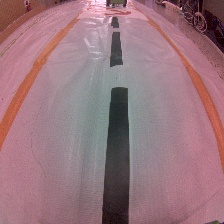
#> input picture snapshots/12.jpg, 224 x 224 px
$ python test.py
#> lines starting #> are read from the running program, lines starting #| are printed output that depends on the picture; after the words box and inside, x2 and y2 are one past the last pixel; in counts of white or black regions, pixels touching at a corner belong together
import cv2 as cv
import numpy as np

width, height = 224, 224

src = "snapshots/12.jpg"
img_color = cv.imread(src)
#> img_color is the input picture: shape (224, 224, 3); mean B, G, R 125.6, 117.6, 153.3

img_gray = cv.cvtColor(img_color, cv.COLOR_BGR2GRAY)
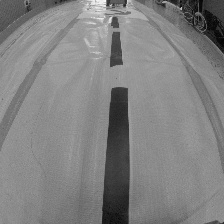
#> img_gray: shape (224, 224); min 4, max 250, mean 129.2
img_blur = cv.GaussianBlur(img_gray, (7, 7), 2)
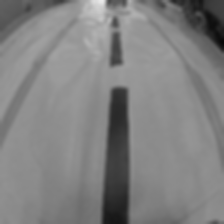
#> img_blur: shape (224, 224); min 8, max 234, mean 129.2
# ret, img_thresh = cv.threshold(img_blur, 127, 255, cv.THRESH_TOZERO_INV)
img_thresh = cv.adaptiveThreshold(img_blur, 255, cv.ADAPTIVE_THRESH_MEAN_C, cv.THRESH_BINARY, 11, 4)
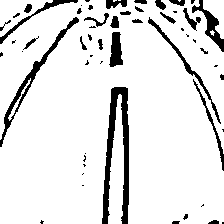
#> img_thresh: shape (224, 224); 89.1% white; 56 black regions (29 under 20 px), largest, box (x1, y1, x2, y2) and area: (102, 87, 129, 224) 1608, (0, 17, 79, 147) 802, (192, 0, 224, 52) 435
img_canny = cv.Canny(img_thresh, 50, 50)
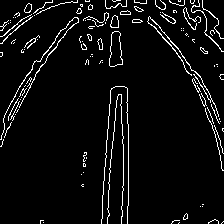
#> img_canny: shape (224, 224); 5.3% white in thin lines or dots


contours, _ = cv.findContours(img_canny, cv.RETR_EXTERNAL, cv.CHAIN_APPROX_NONE)
#> contours = 112 contours, 103 with area under 20; largest, box (x1, y1, x2, y2) and area: (109, 31, 123, 67) 338, (110, 15, 119, 28) 74, (147, 16, 219, 117) 64, (0, 17, 79, 140) 51, (24, 3, 32, 13) 47
i = 0
for contour in contours:
    area = cv.contourArea(contour)
    epsilon = 0.02 * cv.arcLength(contour, True)
    approx = cv.approxPolyDP(contour, epsilon, True)

    if area > 50 and len(approx) == 4:
        cv.drawContours(img_color, [contour], 0, (255, 0, 0), 2)

        # moments
        M = cv.moments(contour)
        cx = int(M['m10']/M['m00'])
        cy = int(M['m01']/M['m00'])
        cv.circle(img_color, (cx, cy), 5, (0, 0, 255), -1)
#> this loop made 112 passes
#> (area, epsilon, cx, cy) on pass 65: (337.5, 1.84, 115, 49)
#> (area, epsilon) on pass 59: (34, 0.57)
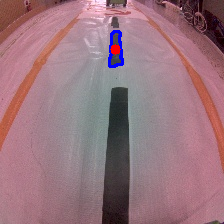
#> img_color: shape (224, 224, 3); 0.7% of pixels changed, all inside (x1, y1, x2, y2) = (108, 30, 124, 68)

cv.imshow("color", img_color)
cv.imshow("binary", img_canny)

cv.waitKey(0)

$ run again, with snapshots/1.jpg copied over snapshots/12.jpg
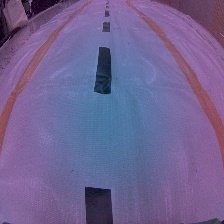
#> input picture snapshots/1.jpg, 224 x 224 px
#> img_color is the input picture: shape (224, 224, 3); mean B, G, R 145.5, 98.8, 112.2
#> `img_thresh = cv.adaptiveThreshold(img_blur, 255, cv.ADAPTIVE_THRESH_ME..`:
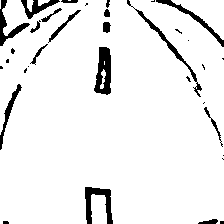
#> img_thresh: shape (224, 224); 93.1% white; 34 black regions (17 under 20 px), largest, box (x1, y1, x2, y2) and area: (94, 47, 111, 95) 558, (85, 187, 113, 224) 481, (127, 0, 202, 97) 414
#> img_canny: shape (224, 224); 3.3% white in thin lines or dots
#> contours = 74 contours, 68 with area under 20; largest, box (x1, y1, x2, y2) and area: (93, 46, 111, 95) 616, (102, 21, 111, 33) 71, (135, 10, 197, 82) 56, (30, 20, 41, 33) 49, (103, 9, 110, 17) 34, (155, 0, 224, 47) 28
#> the loop `for contour in contours:` made 74 passes
#> (area, epsilon, approx, cx, cy) on pass 38: (616.5, 2.46, [[100, 46], [93, 89], [108, 94], [109, 48]], 103, 71)
#> after the loop `for contour in contours:`:
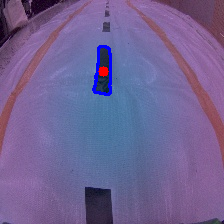
#> img_color: shape (224, 224, 3); 0.92% of pixels changed, all inside (x1, y1, x2, y2) = (92, 45, 112, 96)

$ run again, with snapshots/10.jpg copied over snapshots/12.jpg
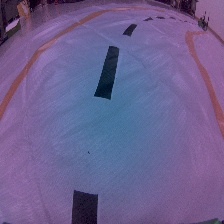
#> input picture snapshots/10.jpg, 224 x 224 px
#> img_color is the input picture: shape (224, 224, 3); mean B, G, R 142.6, 96, 108.5
#> `img_thresh = cv.adaptiveThreshold(img_blur, 255, cv.ADAPTIVE_THRESH_ME..`:
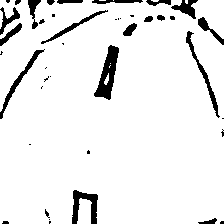
#> img_thresh: shape (224, 224); 92.6% white; 42 black regions (22 under 20 px), largest, box (x1, y1, x2, y2) and area: (94, 45, 119, 100) 643, (72, 190, 98, 224) 442, (186, 31, 220, 118) 359
#> `img_canny = cv.Canny(img_thresh, 50, 50)`:
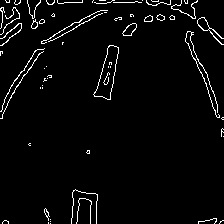
#> img_canny: shape (224, 224); 3.4% white in thin lines or dots
#> contours = 59 contours, 51 with area under 20; largest, box (x1, y1, x2, y2) and area: (93, 45, 119, 100) 669, (197, 17, 224, 45) 124, (122, 23, 137, 36) 102, (144, 15, 153, 22) 38, (31, 19, 38, 29) 34, (156, 14, 165, 21) 32, (44, 208, 50, 221) 20, (0, 23, 22, 46) 20
#> the loop `for contour in contours:` made 59 passes
#> (area, epsilon) on passes 8, 27, 30, 31, 33, 34, 37, 38: (20, 0.619), (669, 2.81), (102.5, 0.864), (20, 2.46), (34, 0.546), (124, 2.41), (37.5, 0.501), (32.5, 0.478)

$ run again, with snapshots/11.jpg copied over snapshots/12.jpg
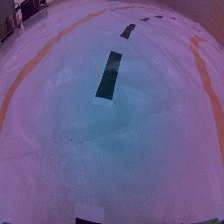
#> input picture snapshots/11.jpg, 224 x 224 px
#> img_color is the input picture: shape (224, 224, 3); mean B, G, R 140.8, 95.7, 107.8
#> `img_thresh = cv.adaptiveThreshold(img_blur, 255, cv.ADAPTIVE_THRESH_ME..`:
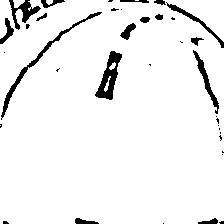
#> img_thresh: shape (224, 224); 94.1% white; 37 black regions (21 under 20 px), largest, box (x1, y1, x2, y2) and area: (95, 51, 122, 100) 565, (1, 12, 102, 120) 546, (9, 0, 41, 30) 339
#> `img_canny = cv.Canny(img_thresh, 50, 50)`:
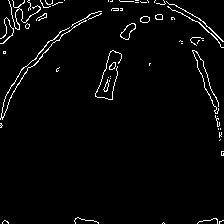
#> img_canny: shape (224, 224); 2.9% white in thin lines or dots
#> contours = 58 contours, 50 with area under 20; largest, box (x1, y1, x2, y2) and area: (120, 23, 136, 40) 125, (0, 20, 87, 120) 50, (140, 16, 150, 23) 46, (155, 14, 163, 20) 32, (109, 62, 116, 70) 30, (103, 79, 109, 92) 26, (166, 1, 224, 42) 22, (167, 6, 224, 48) 22
#> the loop `for contour in contours:` made 58 passes
#> (area, epsilon) on passes 15, 21, 30, 32, 35, 36: (26, 0.586), (30, 0.45), (125, 1.03), (49.5, 10.84), (46, 0.53), (32.5, 0.445)
